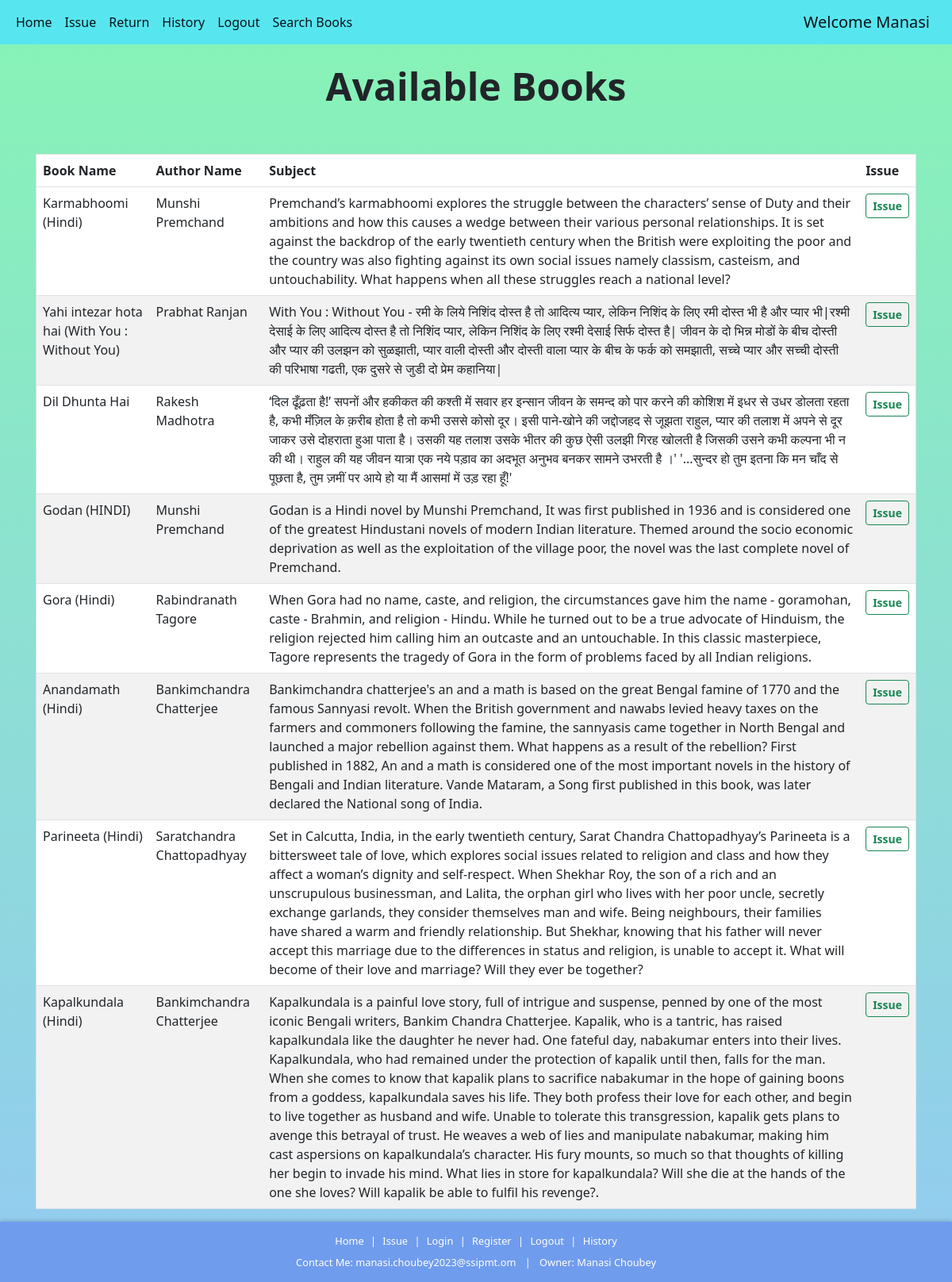
Before: /issue (signed in) with the older database file.
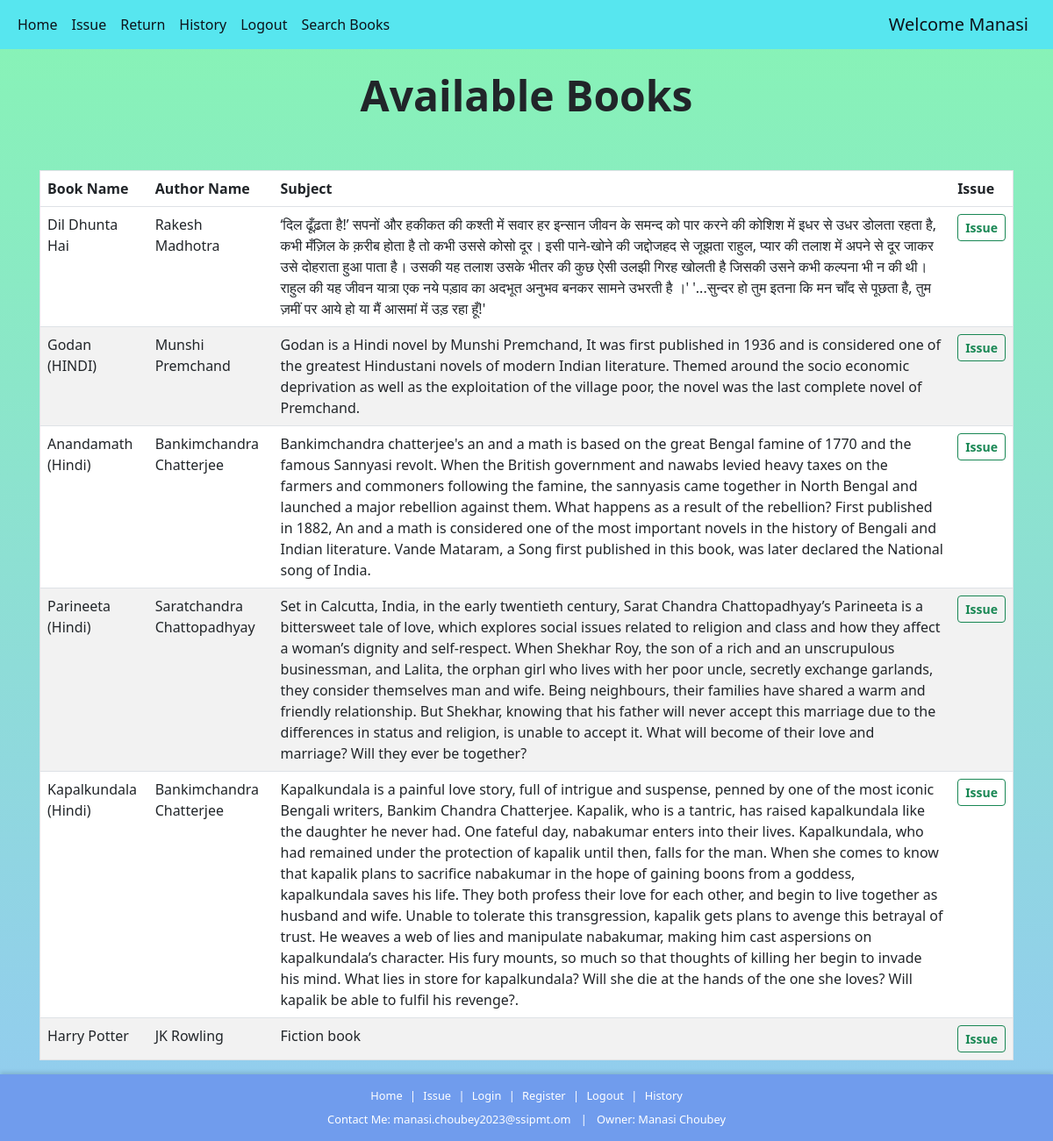
After: the same page with the newer database file.
### books/models.py (models this page shows, shortened)
class Book(models.Model):
    book_name = models.CharField(max_length=150)
    author_name = models.CharField(max_length=200)
    quantity = models.IntegerField(default=1)
    subject = models.CharField(max_length=2000)
    book_add_time = models.TimeField(default=timezone.now)
    book_add_date = models.DateField(default=date.today)
    class Meta:
        unique_together = ('book_name','author_name')

### books/views.py (the view, shortened to what this page needs)
# urls.py: path('issue',views.issue,name='issue'),
@login_required(login_url='login')
def issue(request):
    my_items = IssuedItem.objects.filter(user_id = request.user,return_date__isnull=True).values_list('book_id')
    books = Book.objects.exclude(id__in=my_items).filter(quantity__gt=0)
    return render(request,'issue_item.html',{'books':books})

### templates/issue_item.html (shortened to what this page needs)
{% extends 'base.html' %}
{% load static %}
{% block extra_css %}
<link rel="stylesheet" href="{% static 'css/issue_item.css' %}">
{% endblock %}
{% block content %}
<center>
  <br />
  <h1 class="display-5 fw-bold">Available Books</h1>
  <br />
</center>
<br />
<div class="container">
  <table class="table">
    <thead class="thead-dark">
      <tr>
        <th class="" scope="col">Book Name</th>
        <th class="" scope="col">Author Name</th>
        <th class="" scope="col">Subject</th>
        <th class="" scope="col">Issue</th>
      </tr>
    </thead>
    <tbody id="table_data">
      {% for book in books %}
      <tr>
        <td>{{book.book_name}}</td>
        <td>{{book.author_name}}</td>
        <td>{{book.subject}}</td>
        <td>
          <center>
            <form action="issue" method="post">
              <button type="submit" class="btn btn-outline-success btn-sm">
                <b>Issue</b>
              </button>
            </form>
          </center>
        </td>
      </tr>
      {% endfor %}
    </tbody>
  </table>
</div>
{% endblock %}

### templates/base.html (shortened to what this page needs)
{% load static %}
<!DOCTYPE html>
<html lang="en">
<head>
    <link href="https://cdn.jsdelivr.net/npm/bootstrap@5.2.3/dist/css/bootstrap.min.css" rel="stylesheet"
 />
            <link href="https://cdn.jsdelivr.net/npm/bootstrap@5.2.3/dist/css/bootstrap.min.css" rel="stylesheet">
    <link rel="stylesheet" href="{% static 'css/base.css' %}">
        {% block extra_css %}{% endblock %}
</head>
<body>
    <nav class="navbar navbar-expand-lg bg-body-light,navbar navbar-dark bg-primary">
        <div class="container-fluid">
            <div class="collapse navbar-collapse" id="navbarSupportedContent">
                <ul class="navbar-nav me-auto mb-2 mb-lg-0">
                    {% if not user.is_authenticated %}
                        <li class="nav-item">
                            <a class="nav-link" href="{% url 'login' %}">Login</a>
                        </li>
                        <li class="nav-item">
                            <a class="nav-link" href="{% url 'register' %}">Register</a>
                        </li>
                    {% else %}
                        <li class="nav-item">
                            <a class="nav-link" href="{% url 'home' %}">Home</a>
                        </li>
                        <li class="nav-item">
                            <a class="nav-link" href="{% url 'issue' %}">Issue</a>
                        </li>
                        <li class="nav-item">
                            <a class="nav-link" href="{% url 'return_item' %}">Return</a>
                        </li>
                        <li class="nav-item">
                            <a class="nav-link" href="{% url 'history' %}">History</a>
                        </li>
                        <li class="nav-item">
                            <a class="nav-link" href="{% url 'logout' %}">Logout</a>
                        </li>
                        <li class="nav-item">
                            <a class="nav-link" href="{% url 'search_books' %}">Search Books</a>
                        </li>
                    {% endif %}
                </ul>
            </div>
            {% if user.is_authenticated %}
                <a class="navbar-brand" href="#">Welcome {{ request.user.first_name }}</a>
            {% endif %}
        </div>
    </nav>
    {% block content %}{% endblock %}
    <footer class="site-footer">
    <div class="footer-nav">
      <a href="{% url 'home' %}">Home</a> |
      <a href="{% url 'issue' %}">Issue</a> |
      <a href="{% url 'login' %}">Login</a> |
      <a href="{% url 'register' %}">Register</a> |
      <a href="{% url 'logout' %}">Logout</a> |
      <a href="{% url 'history' %}">History</a>
    </div>
    <div class="footer-contact">
      <span>Contact Me: manasi.choubey2023@ssipmt.om</span> | <span>Owner: Manasi Choubey</span>
    </div>
  </footer>
</body>
</html>

### static/css/base.css (style rules this page uses)
.site-footer { background-color: lab(63.9% 1.91 -45.67); color: #fff; padding: 15px 20px; text-align: center; font-size: 0.8rem; box-shadow: 0 -2px 5px rgba(0,0,0,0.15); margin-top: 0; }
.site-footer a { color: #fff; text-decoration: none; margin: 0 5px; }
.footer-nav { margin-bottom: 8px; }
.footer-contact span { margin: 0 8px; }
.navbar { background-color: lab(83.99% -37.71 -16.39) !important; }
.navbar .nav-link { color: lab(5.22% -0.37 -6.12) !important; }
.navbar-brand { color: lab(5.22% -0.37 -6.12) !important; }

### templates/base.html (style rules this page uses)
body { background-color: linear-gradient(#89b4f4, #cf7ade); background-repeat: no-repeat; background-size: cover; }

### templates/issue_item.html (style rules this page uses)
table { border-collapse: collapse; border-spacing: 0; border-radius: 10px; width: 100%; border: 1px solid #ddd; }
th, td { text-align: left; padding: 16px; }
tr:nth-child(even) { background-color: #f2f2f2; }
tr:nth-child(odd) { background-color: #ffffff; }
.container { width: 100%; padding-right: 15px; padding-left: 15px; margin-right: auto; margin-left: auto; }
body { background: linear-gradient(#87f4b5, #93cbf1); background-attachment: fixed; background-repeat: no-repeat; }

Changed rows visible on the page:
no longer on this page (row edited): Book: book_name "Karmabhoomi (Hindi)", author_name "Munshi Premchand", subject "Premchand’s karmabhoomi explores the struggle between the characters’ sense of Duty and their ambitions and how this causes a wedge between their various personal relationships. It is set against the backdrop of the early twentieth century when the British were exploiting the poor and the country was also fighting against its own social issues namely classism, casteism, and untouchability. What happens when all these struggles reach a national level?"
no longer on this page (row edited): Book: book_name "Yahi intezar hota hai (With You : Without You)", author_name "Prabhat Ranjan", subject "With You : Without You - रमी के लिये निशिंद दोस्त है तो आदित्य प्यार, लेकिन निशिंद के लिए रमी दोस्त भी है और प्यार भी|रश्मी देसाई के लिए आदित्य दोस्त है तो निशिंद प्यार, लेकिन निशिंद के लिए रश्मी देसाई सिर्फ दोस्त है| जीवन के दो भिन्न मोडों के बीच दोस्ती और प्यार की उलझन को सुळझाती, प्यार वाली दोस्ती और दोस्ती वाला प्यार के बीच के फर्क को समझाती, सच्चे प्यार और सच्ची दोस्ती की परिभाषा गढती, एक दुसरे से जुडी दो प्रेम कहानिया|"
no longer on this page (row edited): Book: book_name "Gora (Hindi)", author_name "Rabindranath Tagore", subject "When Gora had no name, caste, and religion, the circumstances gave him the name - goramohan, caste - Brahmin, and religion - Hindu. While he turned out to be a true advocate of Hinduism, the religion rejected him calling him an outcaste and an untouchable. In this classic masterpiece, Tagore represents the tragedy of Gora in the form of problems faced by all Indian religions."
added Book: book_name "Harry Potter", author_name "JK Rowling", subject "Fiction book"
